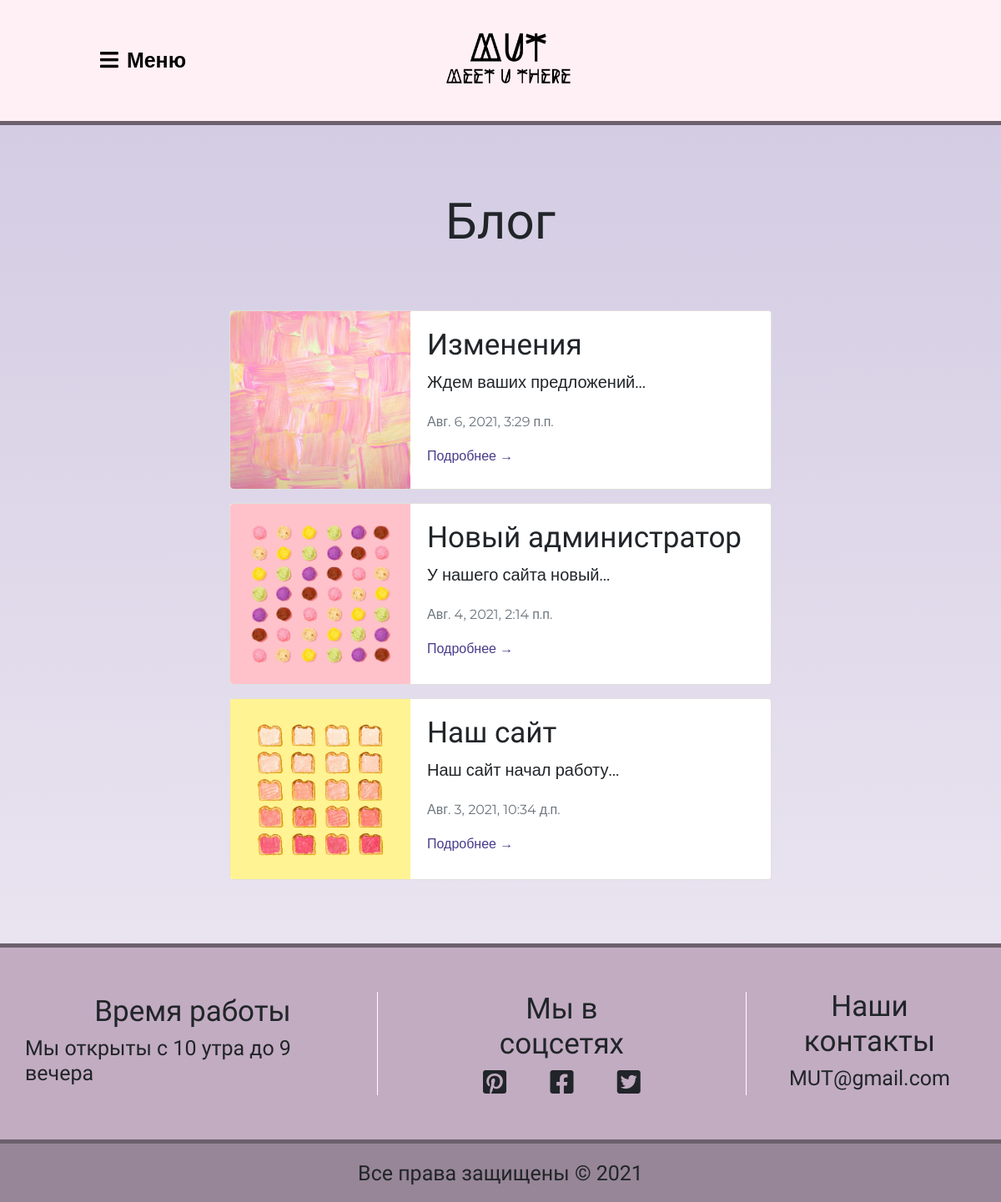
Screenshot of /blog/ with the database file from the repository.
### blog/models.py (models this page shows)
class Post(models.Model):
    title = models.CharField(max_length=255, verbose_name='Заголовок')
    slug = models.SlugField()
    intro = models.TextField(verbose_name='Интро')
    body = models.TextField(verbose_name='Содержание')
    date_added = models.DateTimeField(auto_now_add=True, verbose_name='Дата создания')
    img = models.ImageField(upload_to='img/', verbose_name='Фото', blank=True)
    class Meta:
        ordering = ['-date_added']

### blog/views.py (the view)
# urls.py: path('', base, name='base'),
def base(request):
    posts = Post.objects.all()
    return render(request, 'blog/base.html', {'posts': posts})

### blog/templates/blog/base.html
{% extends 'MUT_app/layout.html' %}
{% block content %}
    <div class="container_0">
        <div class="container_blog">
            <h1>Блог</h1>
            <div class="container_blog__content">
                {% for post in posts %}
                    <div class="card mb-3">
                        <div class="row g-0">
                            <div class="col-md-4">
                                <img src="{{ post.img.url }}" class="img-fluid rounded-start" alt="...">
                            </div>
                            <div class="col-md-8">
                                <div class="card-body">
                                    <h5 class="card-title">{{ post.title }}</h5>
                                    <p class="card-text">{{ post.intro }}</p>
                                    <p class="card-text"><small class="text-muted">{{ post.date_added }}</small></p>
                                    <a href="{% url 'post_detail' post.slug %}">Подробнее &#8594;</a>
                                </div>
                            </div>
                        </div>
                    </div>
                {% endfor %}
            </div>
        </div>
    </div>
{% endblock %}

### MUT_app/templates/MUT_app/layout.html (shortened to what this page needs)
<!DOCTYPE html>
<html lang="ru">
<head>
    {% load static  %}
    <link href="https://cdn.jsdelivr.net/npm/bootstrap@5.0.2/dist/css/bootstrap.min.css" rel="stylesheet"
>
    <link rel="stylesheet" href="https://pro.fontawesome.com/releases/v5.10.0/css/all.css"
/>
    <link rel ="stylesheet" href="{% static 'css/MUT_app.css' %}">
</head>
<body>
<header>
    <div id="btn_header">
        <i class="fas fa-bars"><span style="margin-left: 10px; font-family: Montserrat, sans-serif;
">Меню</span> </i>
    </div>
    <div class="header__img">
        <a href="/"><img src="{% static 'img/logo.png' %}" width="220" height="100" alt="logo"></a>
    </div>
</header>
{% block content %}
{% endblock %}
<footer>
    <div class="footer__top">
        <div id="footer__top__col1"><h3>Время работы</h3>
            <h5>Мы открыты с 10 утра до 9 вечера</h5>
        </div>
        <div id="footer__top__col2"><h3>Мы в соцсетях</h3>
            <div class="footer__icons">
                <i class="fab fa-pinterest-square fa-2x"></i>
                <i class="fab fa-facebook-square fa-2x"></i>
                <i class="fab fa-twitter-square fa-2x"></i>
            </div>
        </div>
        <div id="footer__top__col3"><h3>Наши контакты</h3>
            <h5 style="text-align: center">MUT@gmail.com</h5>
        </div>
    </div>
    <div class="footer__bottom">
        <p>Все права защищены &copy; 2021</p>
    </div>
</footer>
</body>
</html>

### MUT_app/static/css/MUT_app.css (style rules this page uses)
* { margin: 0; padding: 0; text-decoration: none; }
html { height: 100%; overflow-x: hidden; }
body { font-family: Montserrat, sans-serif; background: rgb(248, 232, 243); }
header { display: flex; align-items: center; width: 100%; height: 150px; background: #FFF0F5; position: fixed; top: 0; z-index: 10; border-bottom: 5px solid #6C606C; }
footer { width: 100%; }
.footer__top { padding: 10px; height: 240px; background: #c2acc2; margin: 0 auto; display: flex; justify-content: space-around; align-items: center; font-family: Amatic SC, cursive; border-bottom: 5px solid #6C606C; border-top: 5px solid #6C606C; }
.footer__top h3 { font-size: 35px; text-align: center; }
.footer__top h5 { font-size: 25px; }
.footer__icons { display: flex; justify-content: space-around; }
#footer__top__col1, #footer__top__col3 { padding: 20px; }
#footer__top__col2 { border-right: 1px solid white; padding: 0 100px; border-left: 1px solid white; }
.footer__bottom { height: 70px; background: #978697; display: flex; align-items: center; justify-content: center; }
.footer__bottom p { margin: 0; font-family: Amatic SC, cursive; font-size: 25px; }
.header__img { margin: 0 auto; width: 100%; max-width: 200px; }
#btn_header { position: absolute; cursor: pointer; height: 45px; width: 45px; line-height: 45px; color: black; font-size: 25px; border-radius: 5px; margin: 0 0 0 120px; }
.container_0 { margin-top: 150px; }
.container_goods__1 h1, .container_party__img h1, .container_about__img h1, .container_goods__2 h1, .container_catalog h1, .container_profile h1, .container_blog h1, .container_post h1 { font-family: Amatic SC, cursive; font-size: 60px; padding-top: 80px; padding-bottom: 70px; text-align: center; margin: 0; }
.card-body { padding: 20px; }
.container_blog { background: linear-gradient(#D3CCE3, #E9E4F0); width: 100%; padding-bottom: 60px; }
.container_blog__content { margin: 0 auto; width: 100%; max-width: 650px; height: 100%; }
.container_blog__content a { text-decoration: none; color: #483D8B; }
.container_blog__content h5 { font-family: 'Amatic SC', cursive; font-size: 35px; }
.container_blog__content p { font-size: 20px; }
.container_blog__content .img-fluid { height: 100%; }
.container_blog__content .text-muted { font-size: 16px; }

### rows the page displays
Post: img (picture), title "Изменения", intro "Ждем ваших предложений...", date_added "Авг. 6, 2021, 3:29 п.п."
Post: img (picture), title "Новый администратор", intro "У нашего сайта новый...", date_added "Авг. 4, 2021, 2:14 п.п."
Post: img (picture), title "Наш сайт", intro "Наш сайт начал работу...", date_added "Авг. 3, 2021, 10:34 д.п."
